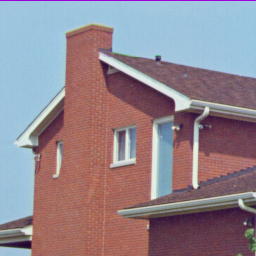
#> input picture misc/house.tiff, 256 x 256 px, found by its file name
$ python ex2_05.py
#> lines starting #> are read from the running program, lines starting #| are printed output that depends on the picture
# Image Equalization
import cv2
import numpy as np
import matplotlib.pyplot as plt

def equalization(img):
    L=256
    x=list(range(0,L))
    p,bins=np.histogram(img,bins=256,range=(0,L))
    p=p/img.size
    plt.subplot('221')
    plt.plot(x,p)
    plt.title("Histogram")

    P=p.copy()
    out=np.zeros(img.shape,dtype=np.uint8)
    print(p.size,bins.size, P.size)
    for j in range(1,L):
        P[j] = P[j-1]+P[j]

    plt.subplot('223')
    plt.plot(x,P)
    plt.title("Cumulative Histogram")

    for i in range(out.shape[0]):
        for j in range(out.shape[1]):
            a=int(P[img.item(i,j)]*(L-1))
            out.itemset((i,j),a)

    s,bins=np.histogram(out,bins=256,range=(0,L))
    s=s/out.size
    plt.subplot('222')
    plt.plot(x,s)
    plt.title("Histogram")

    S=s.copy()
    print(s.size,bins.size, S.size)
    for j in range(1,L):
        S[j] = S[j-1]+S[j]

    plt.subplot('224')
    plt.plot(x,S)
    plt.title("Cumulative Histogram")
    plt.show()

    return out.astype(np.uint8)

filename='../house.tiff'
img = cv2.imread(filename, cv2.IMREAD_GRAYSCALE)
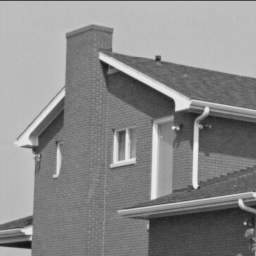
#> img: shape (256, 256); min 17, max 239, mean 138.1
img = cv2.imread(filename, cv2.IMREAD_GRAYSCALE)
cv2.imshow('Grayscale',img)

img_eq=equalization(img)
#> in equalization, `p,bins=np.histogram(img,bins=256,range=(0,L))`: p = 256 values, max 4884 at index 188, min 0 at index 0, mean 256; bins = 257 values from 0 to 256
#> in equalization, `p=p/img.size`: p = 256 values, max 0.0745 at index 188, min 0 at index 0, mean 0.00391
#> in equalization, `P=p.copy()`: P has the same summary as p
#| 256 257 256
#> after the loop in equalization, `for j in range(1,L):`: P = 256 values from 0 to 1
#> after the loop in equalization, `for i in range(out.shape[0]):`:
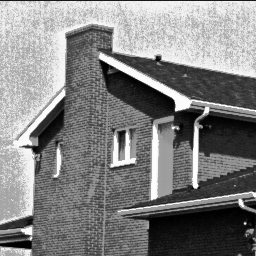
#> out: shape (256, 256); min 0, max 255, mean 129.8
#> in equalization, `s,bins=np.histogram(out,bins=256,range=(0,L))`: s = 256 values, max 4884 at index 212, min 0 at index 19, mean 256
#> in equalization, `s=s/out.size`: s = 256 values, max 0.0745 at index 212, min 0 at index 19, mean 0.00391
#> in equalization, `S=s.copy()`: S has the same summary as s
#| 256 257 256
#> after the loop in equalization, `for j in range(1,L):`: S = 256 values from 0.0033 to 1
#> in equalization, `plt.show()`:
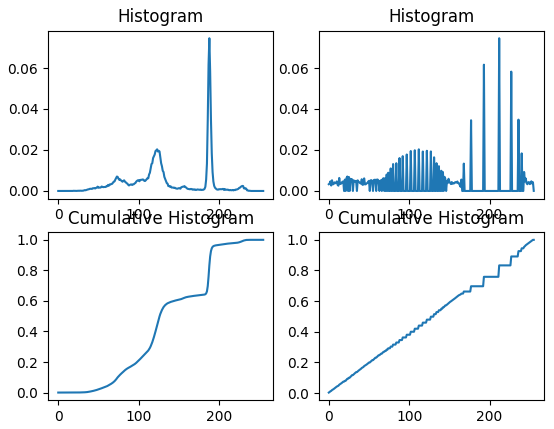
#> figure drawn by matplotlib, 4 panels; panel 1: curve peaks at x = 188, y = 0.0745; panel 2: curve peaks at x = 239, y = 1; panel 3: curve peaks at x = 212, y = 0.0745; panel 4: curve peaks at x = 255, y = 1

cv2.namedWindow('Image Equalization', cv2.WINDOW_NORMAL)
cv2.imshow('Image Equalization',img_eq)

cv2.waitKey(0)
cv2.destroyAllWindows()
